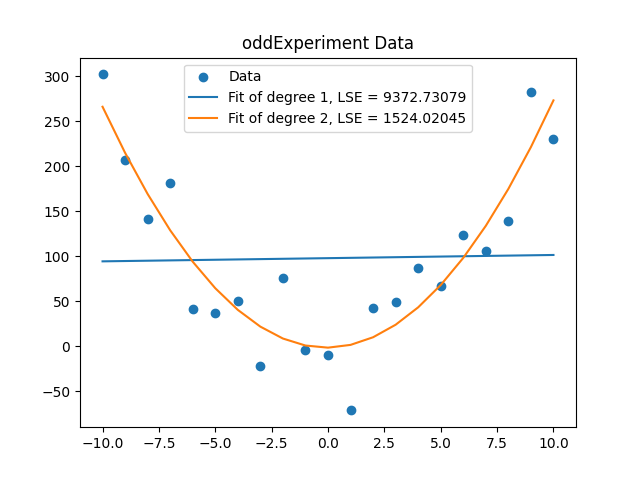

Generate this figure with Python:
import matplotlib.pyplot as plt
import numpy as np

def handleFile(f,tmpli,li,ycoord,xcoord):
    for line in f.readlines():
        tmpli.append(line.strip())
    del tmpli[0]
    for i in tmpli:
        li.append(i.split(' '))
    
    for i in range(len(li)):
        for j in range(2):
            li[i][j]=float(li[i][j])
    for y,x in li:
        ycoord.append(y)
        xcoord.append(x)

def LSE(yfit,ycoord):
    tmp=0
    for i in range(len(yfit)):
        tmp += (ycoord[i]-yfit[i])**2
    return round(tmp/len(yfit), 5)

with open('oddExperiment.txt') as f:
    tmpli=[]
    li=[]
    ycoord=[]
    xcoord=[]
    handleFile(f,tmpli,li,ycoord,xcoord) # handle the list

    plt.scatter(xcoord,ycoord,label='Data')
    equation2 = np.poly1d(np.polyfit(xcoord,ycoord,2)) # for deg 2
    equation1 = np.poly1d(np.polyfit(xcoord,ycoord,1)) # for deg 1
    yfit2=[]
    yfit1=[]
    for i in xcoord:
        yfit2.append(equation2(i))
        yfit1.append(equation1(i))

    lb2 = "Fit of degree 2, LSE = "+ str(LSE(yfit2,ycoord))
    lb1 = "Fit of degree 1, LSE = "+ str(LSE(yfit1,ycoord))
    plt.plot(xcoord, yfit1, label=lb1)
    plt.plot(xcoord, yfit2, label=lb2)
    plt.legend()
    plt.title('oddExperiment Data')
    plt.show()
